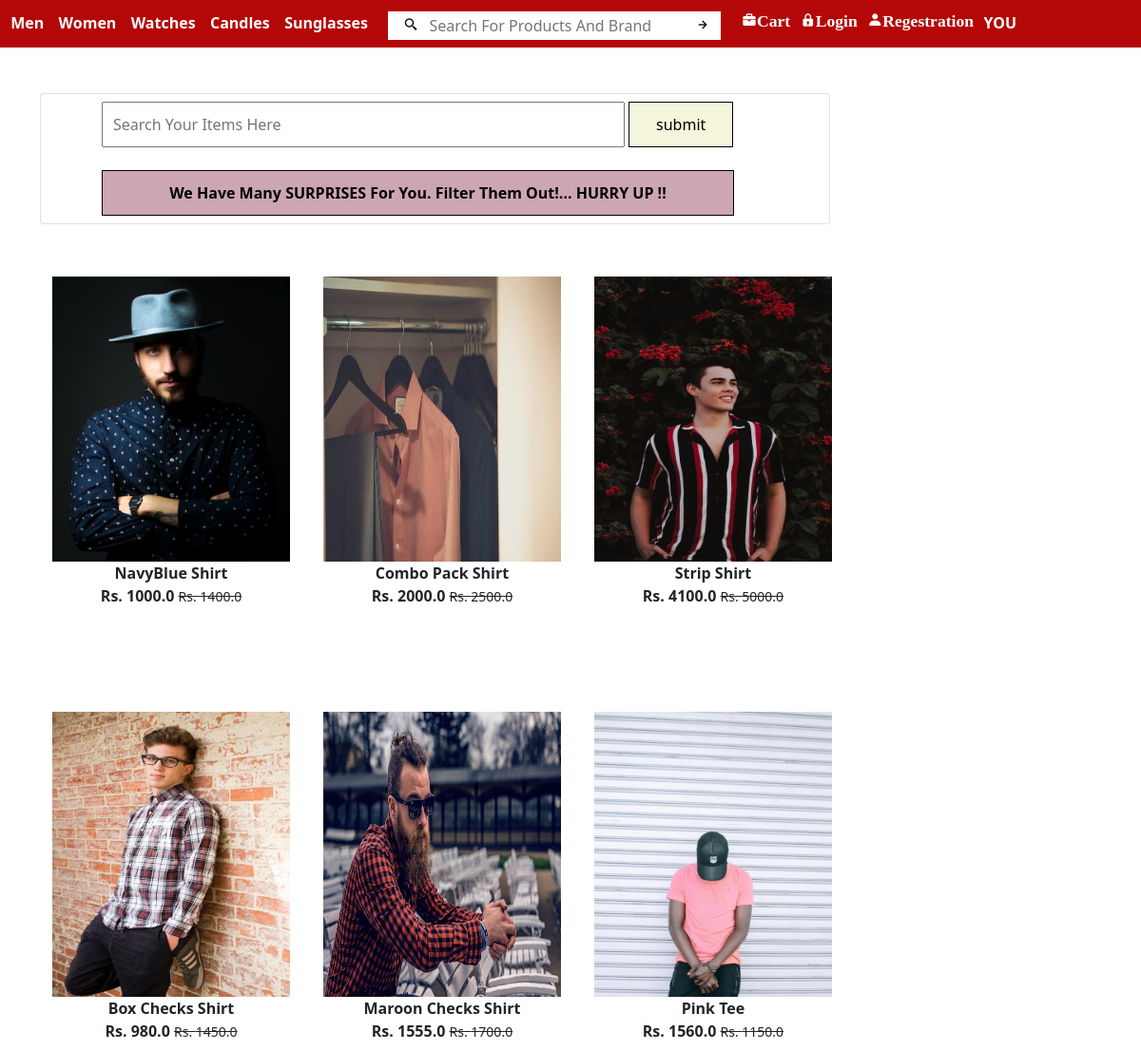
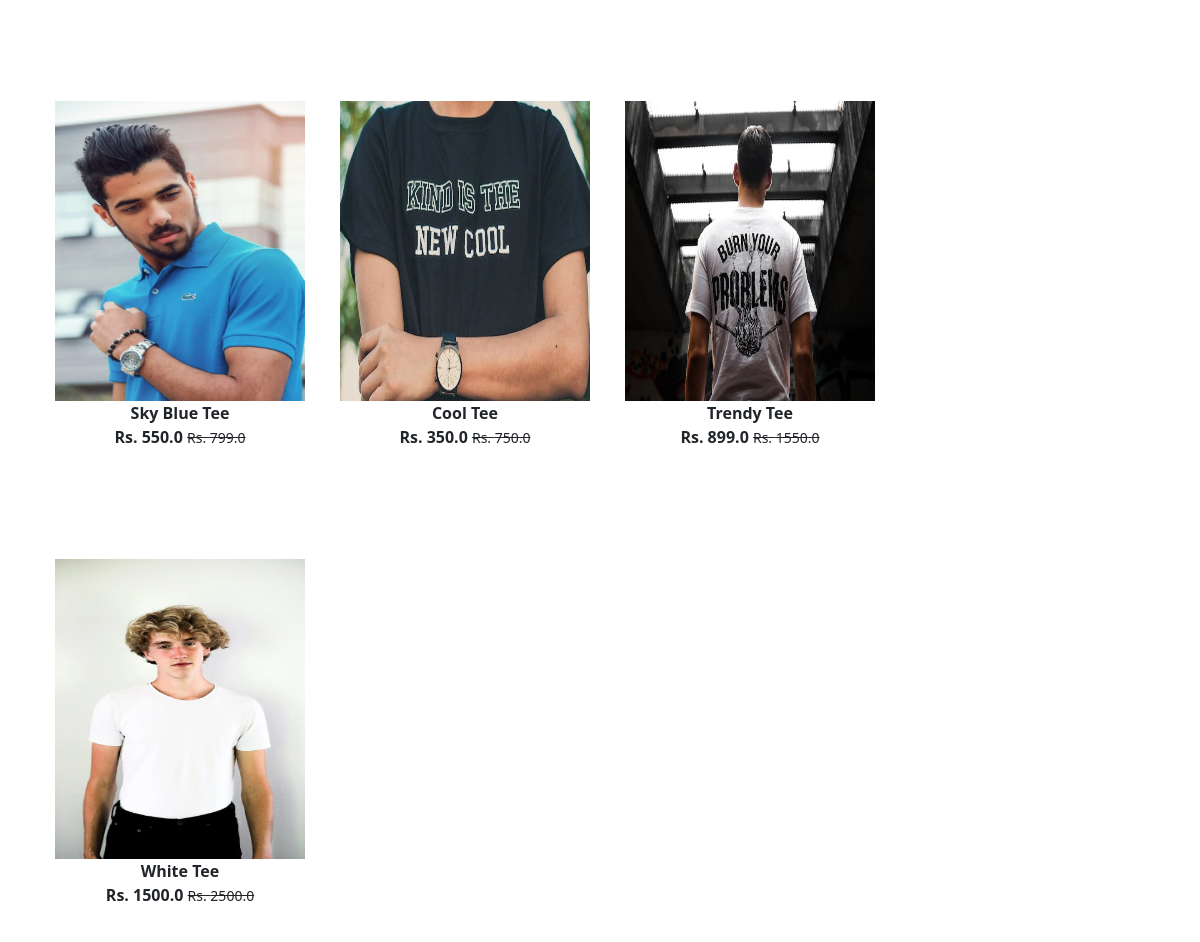
The app's page /men/ with its own data (2 pictures, top to bottom).
### app/models.py (models this page shows, shortened)
class Product(models.Model):
    name=models.CharField(max_length=100)
    sellingprice=models.FloatField()
    description=models.TextField()
    discountedprice=models.FloatField()
    quantity=models.IntegerField()
    brand=models.CharField(max_length=100)
    category=models.CharField(choices=ch,max_length=3)
    image=models.ImageField(upload_to="productimg")
    objects=models.Manager()
    products=MyManager()

### app/views.py (the view)
# urls.py: path("men/",views.Men,name="men"),
def Men(req):
    data=Product.objects.filter(category='sh')
    data1=Product.objects.filter(category='te')
    return render(req,"app/all.html",{"data":data,"data1":data1})

### app/templates/app/all.html (shortened to what this page needs)
{% extends 'app/base.html' %}
{% block one%}
<div class="container my-5">
    <div class="row">
        <div class="col-sm-9">
            <div class="list-group" >
                <div class="list-group-item list-group-item-action">
                <form action="{% url 'search' %}" method="post" class="mx-5">
                    <input type="search" placeholder="Search Your Items Here" name="sear"  style="width: 550px; padding: 10px;">
                    <button class="sbtn">submit</button>
                </form> <br>
                <a href="{% url 'filter' %}" class="mx-5"><button class="sbtn1" >We Have Many SURPRISES For You. Filter Them Out!... HURRY UP !!</button></a>
            </div>
            </div>
            <div class="col ">
                <div class="row">
                    {% for d in data %}
                    <div class="col-4 my-5">
                        <a href="{% url 'productdetail' d.id %}" class="btn">
                              <div class="item" >
                                <img src="{{d.image.url}}" alt="" height="300" width="250">
                                <div class="fw-bold">{{d.name}}</div>
                                <div class="fw-bold">Rs. {{d.discountedprice}}
                                    <small class="fw-light text-decoration-line-through">Rs. {{d.sellingprice}} </small>
                                </div>
                              </div>
                        </a>
                    </div>
                        {% endfor %}
                    {% for d1 in data1 %}
                    <div class="col-4 my-5">
                        <a href="#" class="btn">
                              <div class="item">
                                <img src="{{d1.image.url}}" alt="" height="300" width="250">
                                <div class="fw-bold">{{d1.name}}</div>
                                <div class="fw-bold">Rs. {{d1.discountedprice}}
                                    <small class="fw-light text-decoration-line-through">Rs. {{d1.sellingprice}} </small>
                                </div>
                              </div>
                        </a>
                    </div>
                        {% endfor %}
                </div>
            </div>
        </div>
    </div>
</div>
{% endblock %}

### app/static/app/css/style.css (style rules this page uses)
* { padding: 0; margin: 0; }
.sbtn { border: 1px solid black; height: 48px; width: 110px; background-color: beige; }
.sbtn1 { border: 1px solid black; height: 48px; width: 665px; background-color: rgb(205, 166, 179); font-weight: bold; }

### records on screen
Product: image (picture), name "NavyBlue Shirt", discountedprice "1000.0", sellingprice "1400.0"
Product: image (picture), name "Combo Pack Shirt", discountedprice "2000.0", sellingprice "2500.0"
Product: image (picture), name "Strip Shirt", discountedprice "4100.0", sellingprice "5000.0"
Product: image (picture), name "Box Checks Shirt", discountedprice "980.0", sellingprice "1450.0"
Product: image (picture), name "Maroon Checks Shirt", discountedprice "1555.0", sellingprice "1700.0"
Product: image (picture), name "Pink Tee", discountedprice "1560.0", sellingprice "1150.0"
Product: image (picture), name "Sky Blue Tee", discountedprice "550.0", sellingprice "799.0"
Product: image (picture), name "Cool Tee", discountedprice "350.0", sellingprice "750.0"
Product: image (picture), name "Trendy Tee", discountedprice "899.0", sellingprice "1550.0"
Product: image (picture), name "White Tee", discountedprice "1500.0", sellingprice "2500.0"
